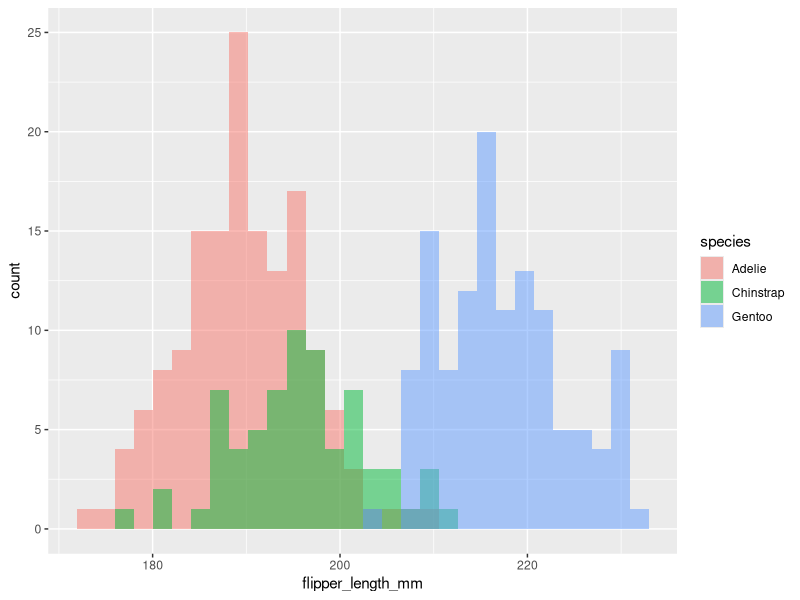

Write R code to recreate this figure. (Note: this script raises an error after producing the figure.)
## ---- chunk 1
knitr::opts_chunk$set(message = FALSE, warning = FALSE)
## ---- chunk 2
# File management
library(here)
# for dplyr, ggplot2
library(tidyverse)
#Loading data
library(rio)

#for the penguins dataset
#install.packages('palmerpenguins')
library(palmerpenguins)

#Remove Scientific Notation 
options(scipen=999)
## ---- chunk 3
data(penguins)
## ---- chunk 4
#| code-fold: true
penguins %>% 
  group_by(species) %>% 
  summarize(
    mean_flipper = mean(flipper_length_mm, na.rm = TRUE),
    mean_mass = mean(body_mass_g, na.rm = TRUE),
    std_flipper = sd(flipper_length_mm, na.rm = TRUE), 
    std_mass = sd(body_mass_g, na.rm = TRUE), 
    cor_flip_mass = cor(flipper_length_mm, body_mass_g)
  )
## ---- chunk 5
penguins %>% 
  ggplot(aes(x = flipper_length_mm)) +
    geom_histogram(aes(fill = species), 
                   alpha = 0.5, 
                   position = "identity")
## ---- chunk 6
data1 <- import()
## ---- chunk 7
state_school <- import("https://raw.githubusercontent.com/dharaden/dharaden.github.io/main/data/NM-NY_CAS.csv")
